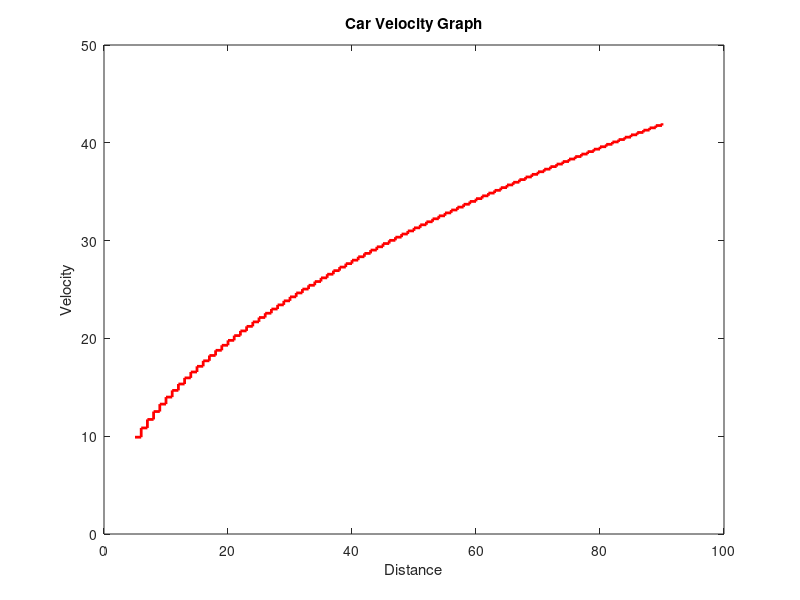

MATLAB code to generate this figure:
x = 5:90;
y = sqrt(2*9.8*x);
stairs(x,y,'r-','LineWidth',2);
title('Car Velocity Graph');
xlabel('Distance');
ylabel('Velocity');
